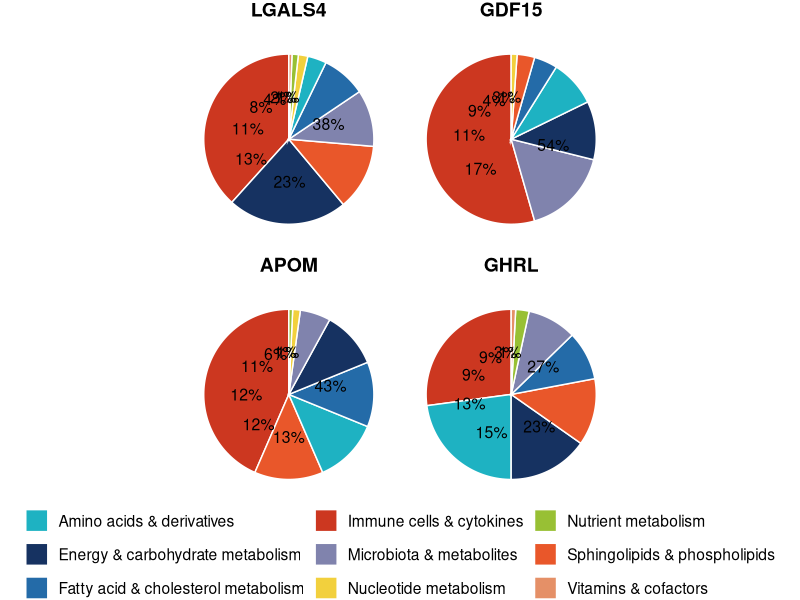
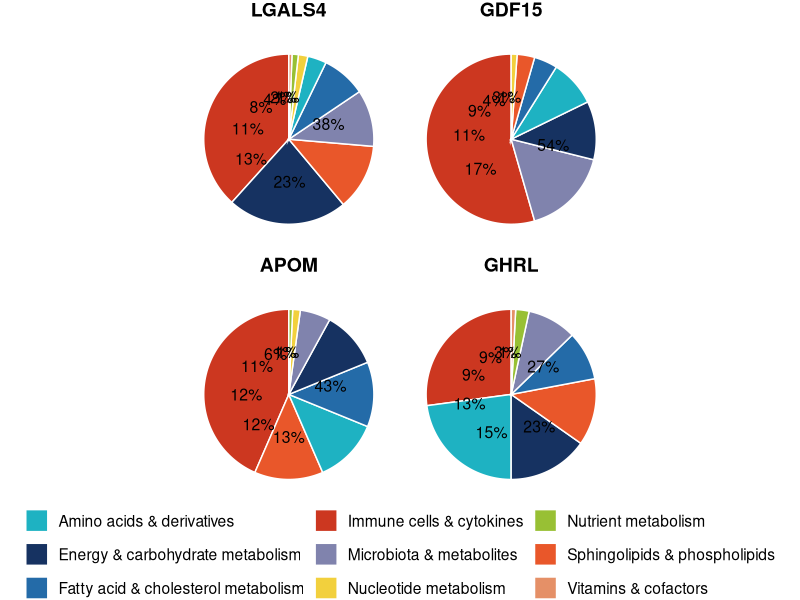

R code for these plots, in order:
# =============================
# 1. Load packages
# =============================
library(ggplot2)
library(dplyr)
library(scales)
library(colorspace)

# =============================
# 2. Read data
# =============================
pie_data <- read.csv("./data/pie_data.csv")

# =============================
# 3. Filter exposures
# =============================
target_exposures <- c("LGALS4", "GDF15", "APOM", "GHRL")

pie_data <- pie_data %>%
  filter(exposure %in% target_exposures) %>%
  mutate(
    exposure = factor(exposure, levels = target_exposures),
    class_id = factor(class_id, levels = unique(class_id))
  )

# =============================
# 4. Define color palette
# =============================
all_colors <- c(
  "Immune cells & cytokines"            = "#CC3720",
  "Amino acids & derivatives"           = "#1EB2C2",
  "Energy & carbohydrate metabolism"    = "#163261",
  "Microbiota & metabolites"            = "#8083AD",
  "Sphingolipids & phospholipids"       = "#E9572A",
  "Fatty acid & cholesterol metabolism" = "#246BA8",
  "Vitamins & cofactors"                = "#E59067",
  "Nutrient metabolism"                 = "#98C034",
  "Nucleotide metabolism"               = "#F2D03D"
)

current_categories <- unique(pie_data$category)
fill_colors <- all_colors[names(all_colors) %in% current_categories]

# =============================
# 5. Faceted pie chart
# =============================
p <- ggplot(pie_data, aes(x = "", y = percentage, fill = category, group = class_id)) +
  geom_bar(width = 1, stat = "identity", color = "white") +
  coord_polar(theta = "y") +
  facet_wrap(~ exposure, ncol = 2) +
  scale_fill_manual(values = fill_colors) +
  geom_text(aes(label = label, y = midpoint), color = "black", size = 4) +
  theme_void(base_size = 14) +
  theme(
    strip.text = element_text(size = 14, face = "bold", margin = margin(b = 10)),
    legend.title = element_blank(),
    legend.position = "bottom"
  ) +
  guides(fill = guide_legend(nrow = 3))

# =============================
# 6. Display & save
# =============================
print(p)

ggsave(
  "./plot/Faceted_Pie_Charts.pdf",
  plot = p,
  width = 10,
  height = 10
)
